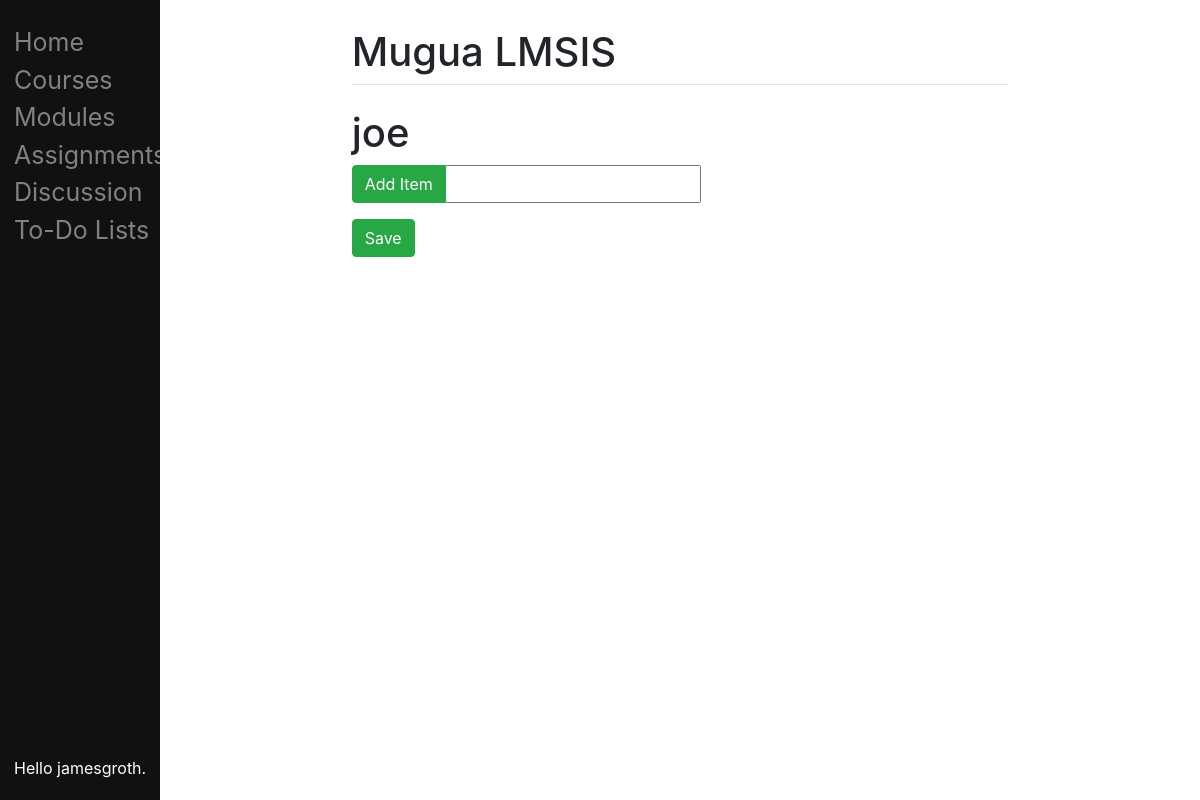
Page /tdl/5 (signed in) on the earlier database version.
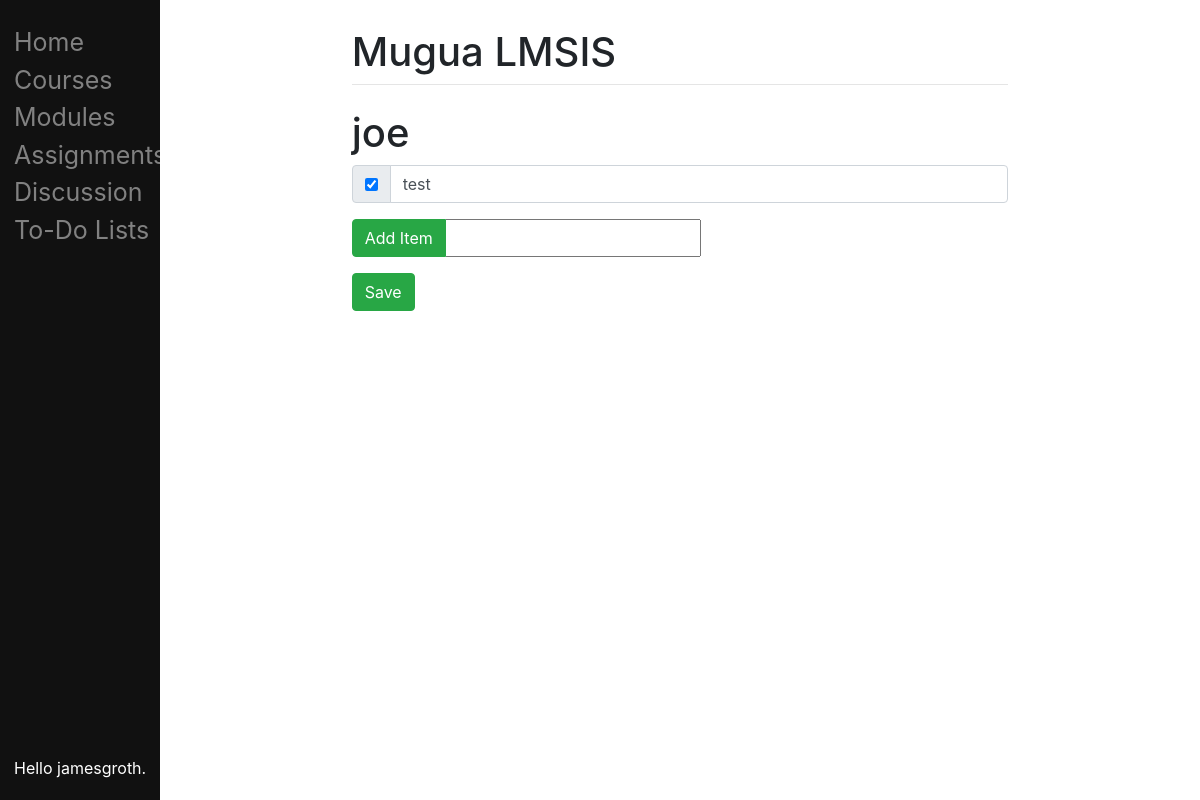
Same page on the later database version.
### main/models.py (models this page shows, shortened)
class Item(models.Model):
    todolist = models.ForeignKey(ToDoList, on_delete=models.CASCADE)
    text = models.CharField(max_length=300)
    complete = models.BooleanField()

### main/views.py (the view, shortened to what this page needs)
# urls.py: path("tdl/<int:id>", views.list, name="list"),
def list(response, id):
    ls = ToDoList.objects.get(id=id)
    if ls in response.user.todolist.all():
        return render(response, "main/list.html", {"ls": ls})
    return render(response, "main/tdl.html", {"ls": ls})

### main/templates/main/list.html (shortened to what this page needs)
{% extends "main/base.html" %}
{% block content %}
    <h1>{{ls.name}}</h1>
    <form method="post" action="#">
        {% for item in ls.item_set.all %}
            <div class="input-group mb-3">
                <div class="input-group-prepend">
                    <div class="input-group-text">
                        {% if item.complete == True %}
                            <input type="checkbox" value="clicked" name="c{{item.id}}" checked>
                        {% else %}
                            <input type="checkbox" value="clicked" name="c{{item.id}}">
                        {% endif %}
                    </div>
                </div>
                <input type="text" value="{{item.text}}" class="form-control">
            </div>
        {% endfor %}
        <div class="input-group mb-3">
            <div class="input-group-prepend">
                <button type="submit" name="newItem" value="newItem" class="btn btn-success">Add Item</button>
            </div>
            <input type="text" name="new">
        </div>
        <button type="submit" name="save" value="save" class="btn btn-success">Save</button>
    </form>
{% endblock %}

Differences in the rows shown:
added Item: text "test"
